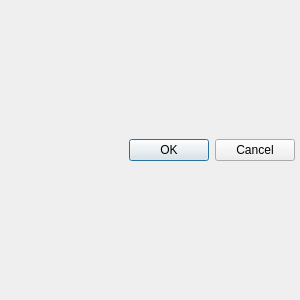
<?xml version="1.0" encoding="UTF-8"?>
<ui version="4.0">
 <class>UpdateDialog</class>
 <widget class="QDialog" name="UpdateDialog">
  <property name="windowModality">
   <enum>Qt::ApplicationModal</enum>
  </property>
  <property name="geometry">
   <rect>
    <x>0</x>
    <y>0</y>
    <width>300</width>
    <height>300</height>
   </rect>
  </property>
  <property name="sizePolicy">
   <sizepolicy hsizetype="Fixed" vsizetype="Fixed">
    <horstretch>0</horstretch>
    <verstretch>0</verstretch>
   </sizepolicy>
  </property>
  <property name="minimumSize">
   <size>
    <width>0</width>
    <height>300</height>
   </size>
  </property>
  <property name="maximumSize">
   <size>
    <width>300</width>
    <height>600</height>
   </size>
  </property>
  <property name="windowTitle">
   <string>Update Dialog</string>
  </property>
  <property name="modal">
   <bool>true</bool>
  </property>
  <layout class="QVBoxLayout" name="verticalLayout">
   <property name="leftMargin">
    <number>5</number>
   </property>
   <property name="topMargin">
    <number>5</number>
   </property>
   <property name="rightMargin">
    <number>5</number>
   </property>
   <property name="bottomMargin">
    <number>5</number>
   </property>
   <item>
    <widget class="QDialogButtonBox" name="buttonBox">
     <property name="orientation">
      <enum>Qt::Horizontal</enum>
     </property>
     <property name="standardButtons">
      <set>QDialogButtonBox::Cancel|QDialogButtonBox::Ok</set>
     </property>
    </widget>
   </item>
  </layout>
 </widget>
 <resources/>
 <connections>
  <connection>
   <sender>buttonBox</sender>
   <signal>accepted()</signal>
   <receiver>UpdateDialog</receiver>
   <slot>accept()</slot>
   <hints>
    <hint type="sourcelabel">
     <x>248</x>
     <y>254</y>
    </hint>
    <hint type="destinationlabel">
     <x>157</x>
     <y>274</y>
    </hint>
   </hints>
  </connection>
  <connection>
   <sender>buttonBox</sender>
   <signal>rejected()</signal>
   <receiver>UpdateDialog</receiver>
   <slot>reject()</slot>
   <hints>
    <hint type="sourcelabel">
     <x>316</x>
     <y>260</y>
    </hint>
    <hint type="destinationlabel">
     <x>286</x>
     <y>274</y>
    </hint>
   </hints>
  </connection>
 </connections>
</ui>
